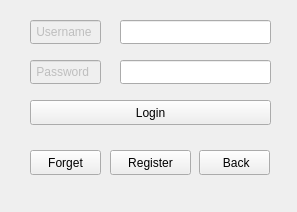
<?xml version="1.0" encoding="UTF-8"?>
<ui version="4.0">
 <class>FormLogin</class>
 <widget class="QWidget" name="FormLogin">
  <property name="geometry">
   <rect>
    <x>0</x>
    <y>0</y>
    <width>297</width>
    <height>212</height>
   </rect>
  </property>
  <property name="windowTitle">
   <string>Login</string>
  </property>
  <property name="windowIcon">
   <iconset>
    <normalon>:/image/snake.jpeg</normalon>
   </iconset>
  </property>
  <widget class="QLineEdit" name="lineEdit">
   <property name="enabled">
    <bool>false</bool>
   </property>
   <property name="geometry">
    <rect>
     <x>30</x>
     <y>20</y>
     <width>71</width>
     <height>24</height>
    </rect>
   </property>
   <property name="text">
    <string> Username</string>
   </property>
  </widget>
  <widget class="QLineEdit" name="lineEdit_2">
   <property name="enabled">
    <bool>false</bool>
   </property>
   <property name="geometry">
    <rect>
     <x>30</x>
     <y>60</y>
     <width>71</width>
     <height>24</height>
    </rect>
   </property>
   <property name="text">
    <string> Password</string>
   </property>
  </widget>
  <widget class="QLineEdit" name="User">
   <property name="geometry">
    <rect>
     <x>120</x>
     <y>20</y>
     <width>151</width>
     <height>24</height>
    </rect>
   </property>
  </widget>
  <widget class="QLineEdit" name="Pass">
   <property name="geometry">
    <rect>
     <x>120</x>
     <y>60</y>
     <width>151</width>
     <height>24</height>
    </rect>
   </property>
  </widget>
  <widget class="QPushButton" name="LoginPlayer">
   <property name="geometry">
    <rect>
     <x>30</x>
     <y>100</y>
     <width>241</width>
     <height>25</height>
    </rect>
   </property>
   <property name="text">
    <string>Login</string>
   </property>
  </widget>
  <widget class="QPushButton" name="ForgetPlayer">
   <property name="geometry">
    <rect>
     <x>30</x>
     <y>150</y>
     <width>71</width>
     <height>25</height>
    </rect>
   </property>
   <property name="text">
    <string>Forget</string>
   </property>
  </widget>
  <widget class="QPushButton" name="RegisterPlayer">
   <property name="geometry">
    <rect>
     <x>110</x>
     <y>150</y>
     <width>81</width>
     <height>25</height>
    </rect>
   </property>
   <property name="text">
    <string>Register</string>
   </property>
  </widget>
  <widget class="QPushButton" name="Back">
   <property name="geometry">
    <rect>
     <x>199</x>
     <y>150</y>
     <width>71</width>
     <height>25</height>
    </rect>
   </property>
   <property name="text">
    <string> Back</string>
   </property>
  </widget>
 </widget>
 <resources/>
 <connections/>
</ui>
